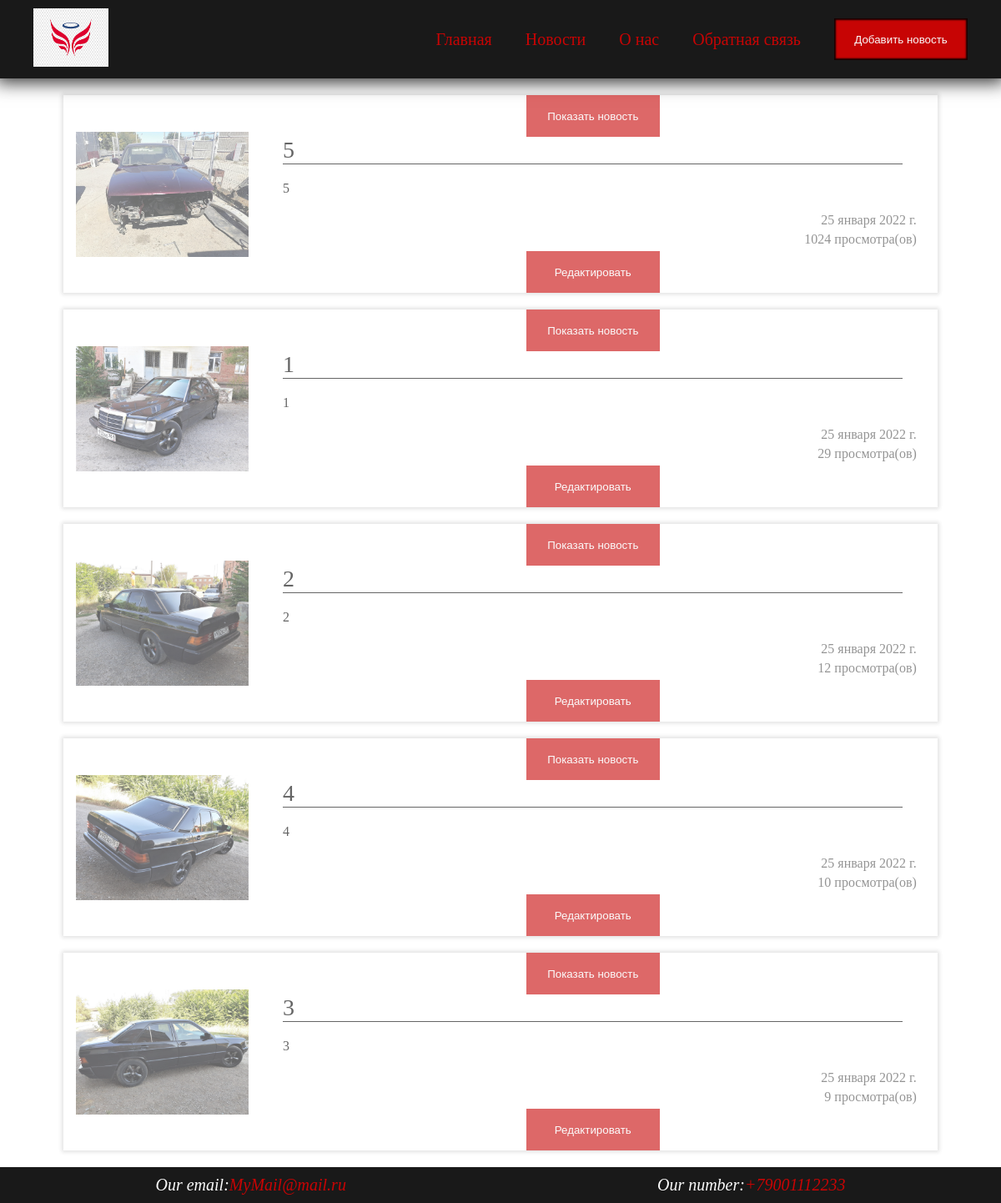
The app's page /, older data.
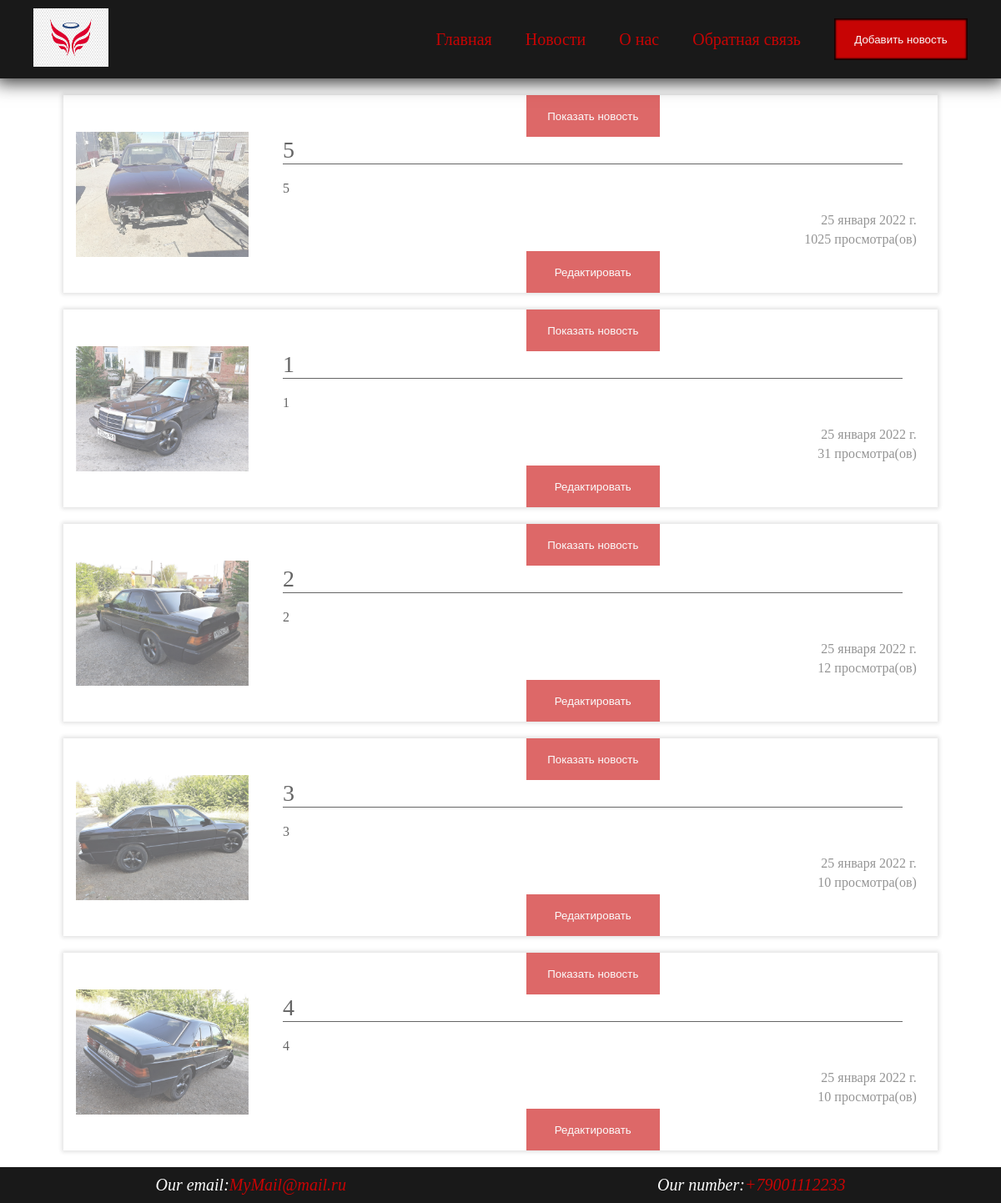
The same page, newer data.
### testworkapp/models.py (models this page shows, shortened)
class NewsList(models.Model):
    class Meta:
        verbose_name = 'Новость'
        verbose_name_plural = 'Новости'
    title = models.CharField('Название', max_length=50)
    desc = models.TextField('Текст статьи')
    date = models.DateField('Дата создания', default=default_datetime())
    img = models.FileField('Изображение',upload_to='media')
    views = models.IntegerField('Просмотры', default=1)

### testworkapp/views.py (the view)
# urls.py: path('', views.index, name = 'home'),
def index(request):
    news = NewsList.objects.order_by('-views')[:5]
    context = {
        'news': news,
    }
    return render(request, 'testworkapp/main.html',context)

### testworkapp/templates/testworkapp/main.html (shortened to what this page needs)
{% extends 'testworkapp/base.html' %}
{% load static %}
{% block main %}
    <div class="news">
    {% for el in news %}
         <div class="news_item" id="{{ el.id }}">
                    <div class="news_item-img">
                        <img src="{{ el.img.url }}" alt="#">
                    </div>
                    <div class="news_item-text">
                        <div>
                            <a href="shownews/{{ el.id }}">
                                <button>Показать новость</button>
                            </a>
                        </div>
                        <div class="text_name">
                            <div class="text_name-item">
                                {{ el.title}}
                            </div>
                        </div>
                        <div class="text_desc">
                            <div class="text_desc-item">
                                {{ el.desc}}
                            </div>
                        </div>
                        <div class="text_date">
                            <div class="text_date-item">
                                {{ el.date }}
                            </div>
                        </div>
                        <div class="text_views">
                            <div class="text_views-item">
                                {{ el.views }}
                                <span> просмотра(ов)</span>
                            </div>
                        </div>
                        <div>
                            <a href="edit/{{ el.id }}"><button type="submit">Редактировать</button></a>
                        </div>
                    </div>
                </div>
    {% endfor %}
    </div>
{% endblock %}

Row changes from the older to the newer data that the page shows:
changed NewsList (number 1 of 5 on the later page): views "1024" → "1025"
changed NewsList (number 2 of 5 on the later page): views "29" → "31"
changed NewsList (number 4 of 5 on the later page): views "9" → "10"; moves up the list
